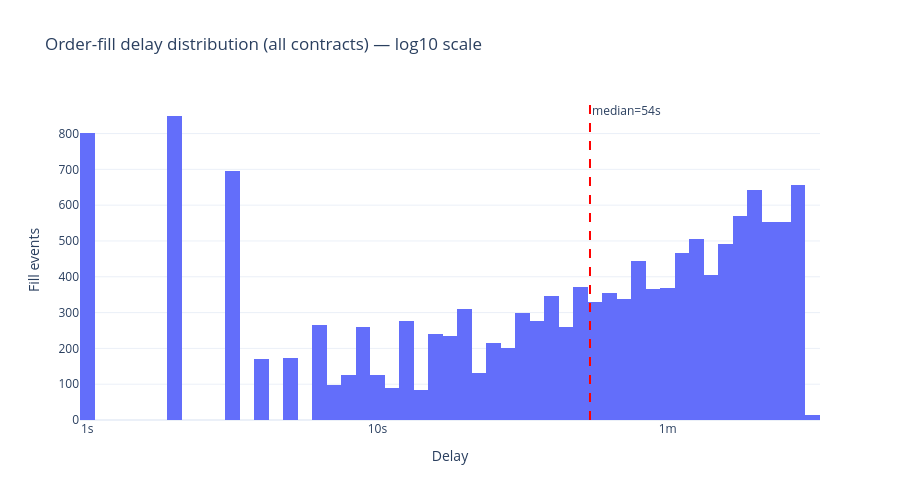

The notebook cell this image was saved under:
### Code cell
import numpy as np

log_delays = np.log10(all_delays_df['delay_s'].clip(lower=1))

fig_delay = go.Figure()
fig_delay.add_trace(go.Histogram(
    x=log_delays,
    nbinsx=80,
    name='All contracts'
))

median_val = all_delays_df['delay_s'].median()
median_log = np.log10(max(median_val, 1))
fig_delay.add_vline(x=median_log, line_dash='dash', line_color='red',
                    annotation_text=f'median={median_val:.0f}s', annotation_position='top right')

max_log = int(np.ceil(log_delays.max()))
tickvals = list(range(0, max_log + 1))
ticktext = ['1s', '10s', '1m', '10m', '1.7h', '11.6h', '4.8d'][:max_log + 1]

fig_delay.update_layout(
    title='Order-fill delay distribution (all contracts) — log10 scale',
    xaxis_title='Delay',
    yaxis_title='Fill events',
    template='plotly_white', height=500,
)
fig_delay.update_xaxes(tickvals=tickvals, ticktext=ticktext)
fig_delay.show()

### Figure 1 — Plotly figure (JSON) as saved in the notebook; plotly's stock layout.template omitted (floating-point values rounded to 4 significant figures; data arrays with more than 128 entries replaced by an {"elided": "..."} marker saying what was removed)
{"data": [{"name": "All contracts", "nbinsx": 80, "type": "histogram", "x": {"elided": "13954 float values"}}], "layout": {"annotations": [{"showarrow": false, "text": "median=54s", "x": 1.732, "xanchor": "left", "xref": "x", "y": 1, "yanchor": "top", "yref": "y domain"}], "height": 500, "shapes": [{"line": {"color": "red", "dash": "dash"}, "type": "line", "x0": 1.732, "x1": 1.732, "xref": "x", "y0": 0, "y1": 1, "yref": "y domain"}], "title": {"text": "Order-fill delay distribution (all contracts) — log10 scale"}, "xaxis": {"ticktext": ["1s", "10s", "1m", "10m"], "tickvals": [0, 1, 2, 3], "title": {"text": "Delay"}}, "yaxis": {"title": {"text": "Fill events"}}}}
